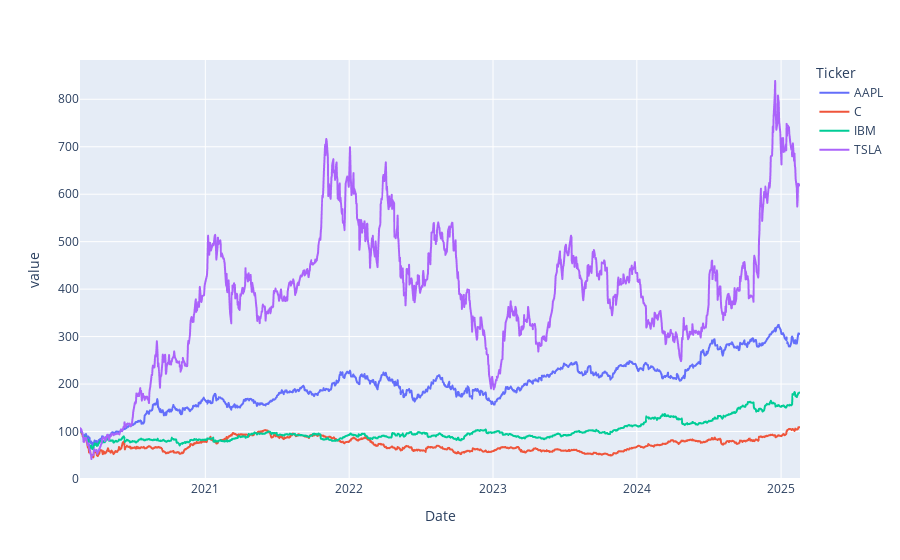

Source (notebook cell):
### Code cell
norm.plot()

### Figure 1 — Plotly figure (JSON) as saved in the notebook; plotly's stock layout.template omitted (floating-point values rounded to 4 significant figures; data arrays with more than 128 entries replaced by an {"elided": "..."} marker saying what was removed)
{"data": [{"hovertemplate": "Ticker=AAPL<br>Date=%{x}<br>value=%{y}<extra></extra>", "legendgroup": "AAPL", "line": {"color": "#636efa", "dash": "solid"}, "marker": {"symbol": "circle"}, "mode": "lines", "name": "AAPL", "showlegend": true, "type": "scattergl", "x": {"elided": "1258 str values"}, "xaxis": "x", "y": {"elided": "1258 float values"}, "yaxis": "y"}, {"hovertemplate": "Ticker=C<br>Date=%{x}<br>value=%{y}<extra></extra>", "legendgroup": "C", "line": {"color": "#EF553B", "dash": "solid"}, "marker": {"symbol": "circle"}, "mode": "lines", "name": "C", "showlegend": true, "type": "scattergl", "x": {"elided": "1258 str values"}, "xaxis": "x", "y": {"elided": "1258 float values"}, "yaxis": "y"}, {"hovertemplate": "Ticker=IBM<br>Date=%{x}<br>value=%{y}<extra></extra>", "legendgroup": "IBM", "line": {"color": "#00cc96", "dash": "solid"}, "marker": {"symbol": "circle"}, "mode": "lines", "name": "IBM", "showlegend": true, "type": "scattergl", "x": {"elided": "1258 str values"}, "xaxis": "x", "y": {"elided": "1258 float values"}, "yaxis": "y"}, {"hovertemplate": "Ticker=TSLA<br>Date=%{x}<br>value=%{y}<extra></extra>", "legendgroup": "TSLA", "line": {"color": "#ab63fa", "dash": "solid"}, "marker": {"symbol": "circle"}, "mode": "lines", "name": "TSLA", "showlegend": true, "type": "scattergl", "x": {"elided": "1258 str values"}, "xaxis": "x", "y": {"elided": "1258 float values"}, "yaxis": "y"}], "layout": {"legend": {"title": {"text": "Ticker"}, "tracegroupgap": 0}, "margin": {"t": 60}, "xaxis": {"anchor": "y", "domain": [0, 1], "title": {"text": "Date"}}, "yaxis": {"anchor": "x", "domain": [0, 1], "title": {"text": "value"}}}}
